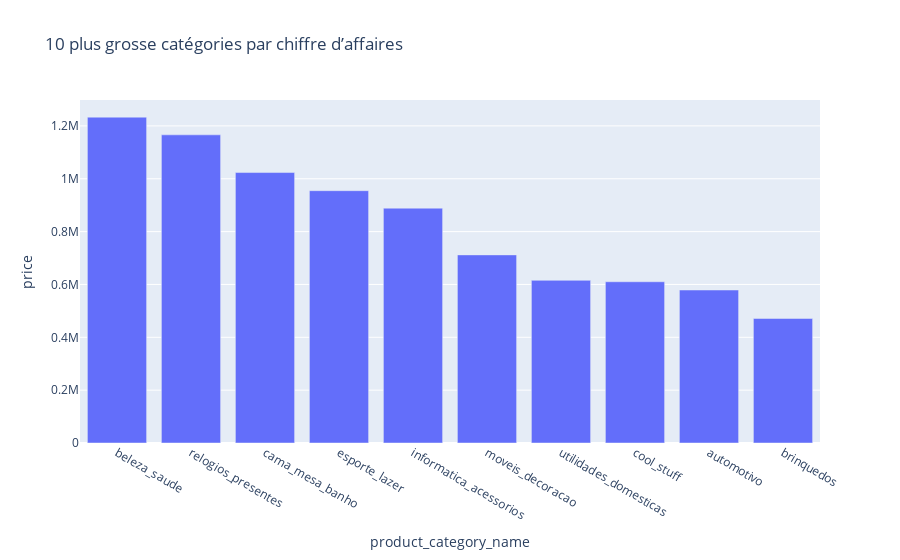

This figure's notebook cell:
### Code cell
import plotly.express as px

sales_by_categorie=(
    sales_products
    .groupby("product_category_name", as_index=False)["price"]
    .sum()
    .sort_values("price", ascending=False)
    .head(10)
)

px.bar(
    sales_by_categorie,
    x='product_category_name',
    y='price',
    title='10 plus grosse catégories par chiffre d’affaires',
)

### Figure 1 — Plotly figure (JSON) as saved in the notebook; plotly's stock layout.template omitted (floating-point values rounded to 4 significant figures)
{"data": [{"hovertemplate": "product_category_name=%{x}<br>price=%{y}<extra></extra>", "legendgroup": "", "marker": {"color": "#636efa", "pattern": {"shape": ""}}, "name": "", "orientation": "v", "showlegend": false, "textposition": "auto", "type": "bar", "x": ["beleza_saude", "relogios_presentes", "cama_mesa_banho", "esporte_lazer", "informatica_acessorios", "moveis_decoracao", "utilidades_domesticas", "cool_stuff", "automotivo", "brinquedos"], "xaxis": "x", "y": [1233000.0, 1166000.0, 1023000.0, 954900.0, 888700.0, 711900.0, 615600.0, 610200.0, 579000.0, 471300.0], "yaxis": "y"}], "layout": {"barmode": "relative", "legend": {"tracegroupgap": 0}, "title": {"text": "10 plus grosse catégories par chiffre d’affaires"}, "xaxis": {"anchor": "y", "domain": [0, 1], "title": {"text": "product_category_name"}}, "yaxis": {"anchor": "x", "domain": [0, 1], "title": {"text": "price"}}}}
